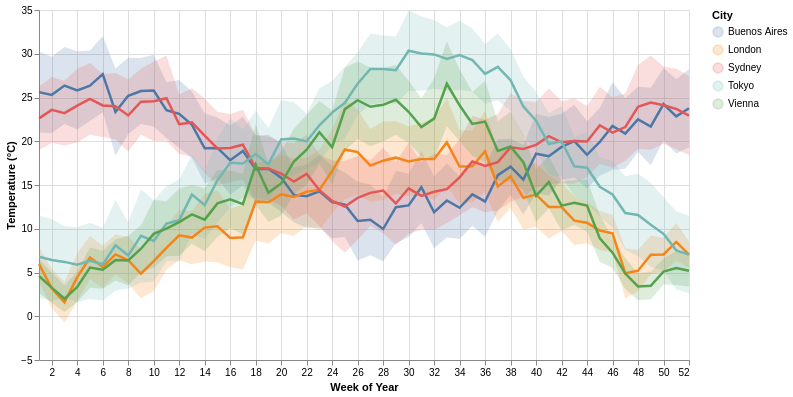

Notebook code cell kept with this figure:
### Code cell
# Build layered chart
base = alt.Chart(weekly).encode(
    x=alt.X("week:Q", title="Week of Year", scale=alt.Scale(domain=[1, 52])),
    color=alt.Color("location:N", title="City"),
)

band = base.mark_area(opacity=0.2).encode(
    y=alt.Y("temp_min:Q", title="Temperature (°C)"), y2="temp_max:Q"
)

line = base.mark_line(strokeWidth=2.5).encode(y="temp_avg:Q")

(band + line).properties(width=650, height=350)

### Figure 1 — Vega-Lite specification as saved in the notebook (floating-point values rounded to 4 significant figures; data arrays with more than 128 entries replaced by an {"elided": "..."} marker saying what was removed)
{"config": {"view": {"continuousWidth": 300, "continuousHeight": 300}}, "layer": [{"mark": {"type": "area", "opacity": 0.2}, "encoding": {"color": {"field": "location", "title": "City", "type": "nominal"}, "x": {"field": "week", "scale": {"domain": [1, 52]}, "title": "Week of Year", "type": "quantitative"}, "y": {"field": "temp_min", "title": "Temperature (°C)", "type": "quantitative"}, "y2": {"field": "temp_max"}}}, {"mark": {"type": "line", "strokeWidth": 2.5}, "encoding": {"color": {"field": "location", "title": "City", "type": "nominal"}, "x": {"field": "week", "scale": {"domain": [1, 52]}, "title": "Week of Year", "type": "quantitative"}, "y": {"field": "temp_avg", "type": "quantitative"}}}], "data": {"name": "data-3e9da0cddbf194cf62c5cec9fe87ae0b"}, "height": 350, "width": 650, "$schema": "https://vega.github.io/schema/vega-lite/v6.1.0.json", "datasets": {"data-3e9da0cddbf194cf62c5cec9fe87ae0b": {"elided": "260 records"}}}
